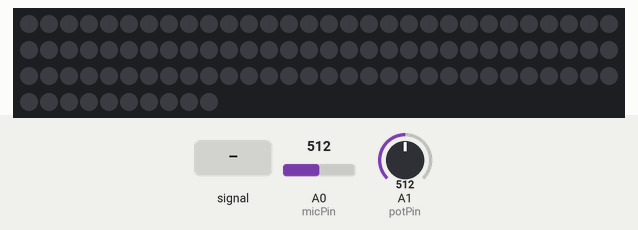
The sketch below on a simulated Arduino Uno, built with avr-gcc and run on an emulated ATmega328P. On the bench: 100 RGB LEDs in strip order, left to right, continuing on the next row. The inputs (shaded band) are chosen by the test bench; at power-on: A1 (potPin) = 512, A0 (micPin) = 512. Dim RGB values are drawn brighter than linear.

Above: at 1.2 s.
1.3 s: A0 (micPin) fed a 50 Hz sine of ±306 counts around its level
At 1.56 s:
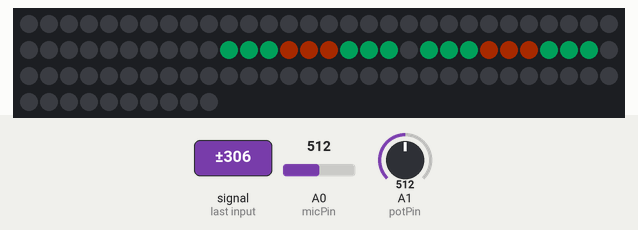
3.1 s: A1 (potPin) set to 900
At 3.11 s:
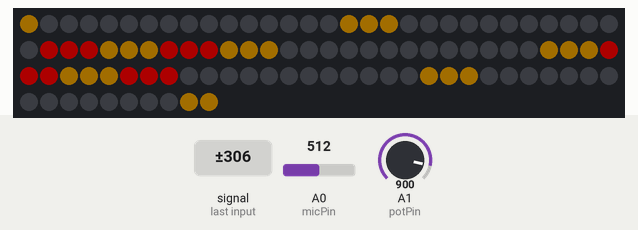
6.1 s: A0 (micPin) fed a 200 Hz sine of ±81 counts around its level
At 6.76 s:
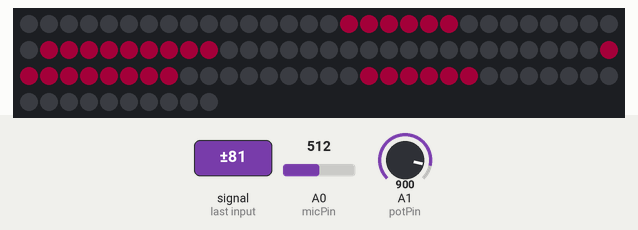
7.8 s: A0 (micPin) set to 716
At 7.86 s:
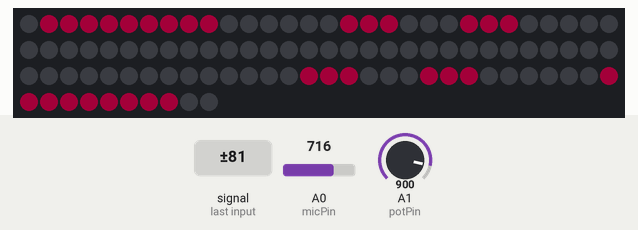

Measured:
- after the input at 1.3 s, the LEDs: first change after 0.16 s (image 1 shows a later state)

The sketch:

AudioReactiveLights.ino
```cpp
#include <FastLED.h>

#define NUM_LEDS 100
#define LED_PIN 2
#define updateLEDS 3 //The amount of LEDS to update and move every loop

void gridForm(int upper, int lower, int interval);

int const micPin = A0;
int const potPin = A1;

CRGB leds[NUM_LEDS];
int hueColours[] = {0, 130, 230, 275, 300}; //hue values for colour pallete
int grid[6]; //Sections that the frequencies fall in

int sensorValue = 0;
int highestSensorValue = -1000; //setting the highestSensorValue to an extreme low
int lowestSensorValue = 1000;  //setting the lowestSensorValue to an extreme high
int averageSensorValue = 0;
int lastSensorValue;
int potValue = 0;


void setup() {
  FastLED.addLeds<WS2812B, LED_PIN, GRB>(leds, NUM_LEDS);
  FastLED.setBrightness(50);
  Serial.begin(9600);

}

void loop() {
  sensorValue = analogRead(micPin);
  potValue = analogRead(potPin);

  if (sensorValue > highestSensorValue) {
      highestSensorValue = sensorValue;
    }

  if (sensorValue < lowestSensorValue) {
      lowestSensorValue = sensorValue;
    }
  averageSensorValue = (sensorValue + lastSensorValue) / 2;


  EVERY_N_MILLISECONDS(50) {
      for(int i = NUM_LEDS -1; i >= updateLEDS; i--) {
          if(i == 50 || i == 51) {
              leds[i] = CRGB::Black; //Turns the led off
            } else if (i > 49) {
              leds[i] = leds[i - updateLEDS]; // moves the leds along the strip from the middle in one direction
            }

        }
      for(int i = 0; i <= NUM_LEDS - updateLEDS; i++) {
          if(i < 49) {
              leds[i] = leds[i + updateLEDS];
          }
        }
     FastLED.show();
    }

    gridForm(highestSensorValue, lowestSensorValue, 6); //splits the frequencies into 6 sections
    int index = 0;

    //Selects the colour/hue depending on the sections that the sensorValue falls in
    for(int i = 0; i < 6; i++) {
        if(sensorValue > grid[i] && sensorValue <= grid[i + 1]) {
            index = hueColours[i];
          }


      }


     int envelopeBoundary = map(potValue, 0, 1023, 0, 20);
     EVERY_N_MILLISECONDS(50) { //Turns on 6 leds from the middle if below or above specific frequency
      if (sensorValue > (averageSensorValue + envelopeBoundary) || sensorValue < (averageSensorValue - envelopeBoundary)) {
         leds[50] =  CHSV(index, 255, 255);
         leds[51] = CHSV(index, 255, 255);
         leds[52] = CHSV(index, 255, 255);

         leds[48] =  CHSV(index, 255, 255);
         leds[47] = CHSV(index, 255, 255);
         leds[46] = CHSV(index, 255, 255);
      }
      FastLED.show();
     }


  EVERY_N_SECONDS(5) {
      highestSensorValue = (highestSensorValue + averageSensorValue ) / 2; //dynamically changes and rests highestSensorValue
      lowestSensorValue = (lowestSensorValue + averageSensorValue ) / 2;  //dynamically changes and rests lowestSensorValue
    }


    lastSensorValue = sensorValue;
}

//splits the frequencies into different catergories/bands
void gridForm(int upper, int lower, int interval) {
    int stepSize = (upper-lower) / (interval - 1);
    for(int i = 0; i < interval; i++) {
        grid[i] = lower + (i * stepSize);
      }

  }
```
